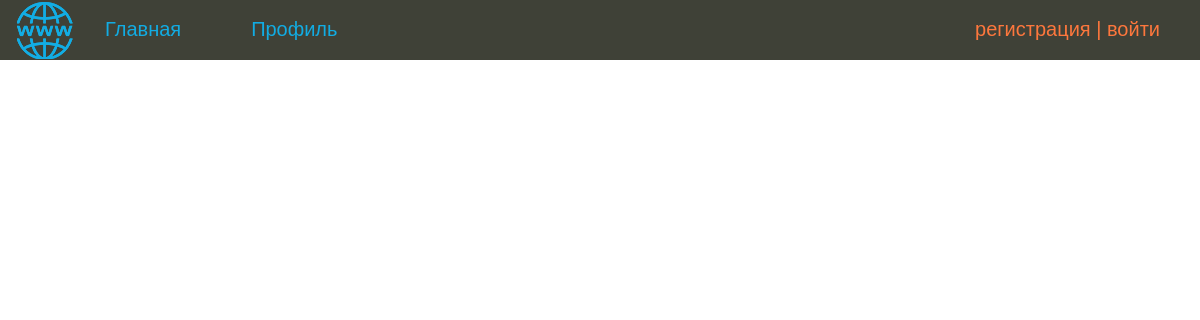
The app's page /, older data.
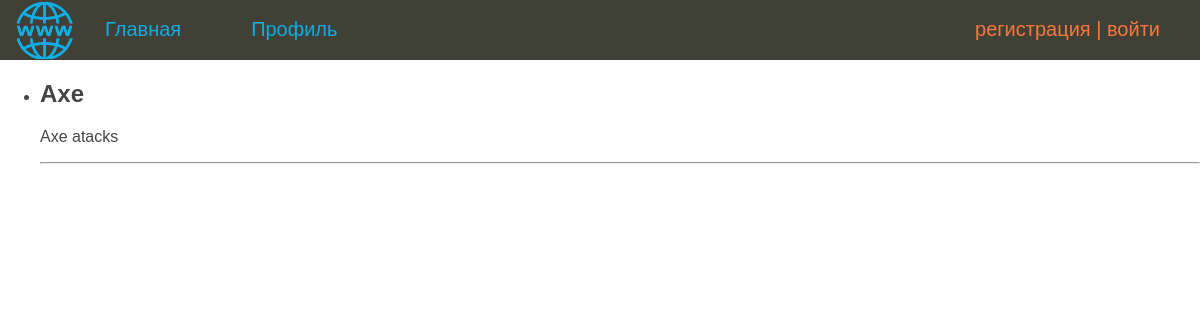
The same page, newer data.
### main/models.py (models this page shows, shortened)
class Heroes(models.Model):
    name = models.CharField(max_length=100)
    content = models.TextField(blank=True)
    picture = models.ImageField(upload_to='images/')
    time_created = models.DateTimeField(auto_now_add=True)
    time_updated = models.DateTimeField(auto_now=True)
    is_published = models.BooleanField(default=False)
    boost = models.ForeignKey('Boost', on_delete=models.PROTECT, null=True)

### main/views.py (the view)
# urls.py: path('', MainHomeView.as_view(), name='index'),
class MainHomeView(DataMixin, ListView):
    model = Heroes
    template_name = 'main/index.html'
    context_object_name = 'posts'
    def get_context_data(self, *, object_list=None, **kwargs):
        context = super().get_context_data(**kwargs)
        c_def = self.get_user_context(title='Главная страница')
        return dict(list(context.items()) + list(c_def.items()))

### main/utils.py (called while the page is built)
    def get_user_context(self, **kwargs):
        context = kwargs
        context['menu'] = menu
        return context

### main/templates/main/index.html
{% extends 'main/base.html' %}
{% block content %}
<ul>
      {% for i_elem in posts %}
      <li>
          <h2>{{ i_elem.name }}</h2>
          <p>{{ i_elem.content }}</p>
          <hr>
      </li>
      {% endfor %}
  </ul>
{% endblock content%}

### main/templates/main/base.html (shortened to what this page needs)
{% load static %}
<!DOCTYPE html>
<html lang="ru">
<head>
    <link type="text/css" href="{% static 'main/css/main.css' %}" rel="stylesheet" />
</head>
<body>
{% block mainmenu %}
        <div class="header">
            <ul id="mainmenu" class="mainmenu">
                <li class="logo"><a href="{% url 'index' %}"><div class="logo"></div></a></li>
{% for i_elem in menu %}
            <li><a href="{% url i_elem.url_name %}">{{ i_elem.title}} </a></li>
{% endfor %}
                {% if request.user.is_authenticated %}
                <li class="last">{{ user.username }} | <a href="{% url 'logout' %}">выйти</a></li>
                {% else %}
                <li class="last"> <a href="{% url 'register' %}">регистрация</a> | <a href="{% url 'login' %}">войти</a></li>
                {% endif %}
            </ul>
        </div>
{% endblock mainmenu %}
{% block content %}
{% endblock content%}
</body>
</html>

### main/static/main/css/main.css (style rules this page uses)
html, body { font-family: 'Arial', serif; margin: 0; padding: 0; height: 100%; width: 100%; color: #444; }
a { color: #0059b2; text-decoration: none; }
.header { background: #3F4137; height: 60px; }
.logo { background: url('../images/www.png') no-repeat 10px 0px; width: 75px; height: 70px; }
ul.mainmenu { list-style: none; margin: 0; padding: 0; height: 60px; color: #12ace3; font-size: 20px; overflow: hidden; }
ul.mainmenu li { float: left; margin: 18px 40px 0 30px; }
ul.mainmenu li.logo { margin: 0; }
ul.mainmenu li.last { float: right; color: #fd773d }
ul.mainmenu li.last a { color: #fd773d }
ul.mainmenu li a { color: #12ace3; text-decoration: none; }

Row changes from the older to the newer data that the page shows:
added Heroes: name "Axe", content "Axe atacks"
